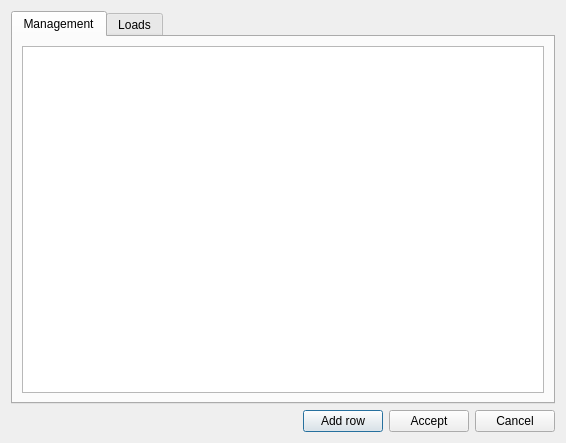
<?xml version="1.0" encoding="UTF-8"?>
<ui version="4.0">
 <class>Dialog</class>
 <widget class="QDialog" name="Dialog">
  <property name="geometry">
   <rect>
    <x>0</x>
    <y>0</y>
    <width>566</width>
    <height>443</height>
   </rect>
  </property>
  <property name="windowTitle">
   <string>Dialog</string>
  </property>
  <layout class="QGridLayout" name="gridLayout">
   <item row="1" column="0">
    <spacer name="horizontalSpacer">
     <property name="orientation">
      <enum>Qt::Horizontal</enum>
     </property>
     <property name="sizeHint" stdset="0">
      <size>
       <width>40</width>
       <height>20</height>
      </size>
     </property>
    </spacer>
   </item>
   <item row="1" column="1">
    <widget class="QPushButton" name="btn_add_row">
     <property name="text">
      <string>Add row</string>
     </property>
    </widget>
   </item>
   <item row="1" column="3">
    <widget class="QPushButton" name="btn_cancel">
     <property name="text">
      <string>Cancel</string>
     </property>
    </widget>
   </item>
   <item row="1" column="2">
    <widget class="QPushButton" name="btn_accept">
     <property name="text">
      <string>Accept</string>
     </property>
    </widget>
   </item>
   <item row="0" column="0" colspan="4">
    <layout class="QGridLayout" name="gridLayout_2">
     <item row="0" column="0">
      <widget class="QTabWidget" name="tabWidget">
       <property name="currentIndex">
        <number>0</number>
       </property>
       <widget class="QWidget" name="Management">
        <attribute name="title">
         <string>Management</string>
        </attribute>
        <layout class="QGridLayout" name="gridLayout_3">
         <item row="0" column="0">
          <widget class="QTableView" name="tbl_vehicle">
           <property name="sortingEnabled">
            <bool>false</bool>
           </property>
          </widget>
         </item>
        </layout>
       </widget>
       <widget class="QWidget" name="Loads">
        <attribute name="title">
         <string>Loads</string>
        </attribute>
        <layout class="QGridLayout" name="gridLayout_4">
         <item row="0" column="0">
          <widget class="QLabel" name="label">
           <property name="text">
            <string>Vehicle:</string>
           </property>
          </widget>
         </item>
         <item row="0" column="1">
          <widget class="QComboBox" name="cmb_filter_vehicle"/>
         </item>
         <item row="0" column="2">
          <spacer name="horizontalSpacer_2">
           <property name="orientation">
            <enum>Qt::Horizontal</enum>
           </property>
           <property name="sizeHint" stdset="0">
            <size>
             <width>40</width>
             <height>20</height>
            </size>
           </property>
          </spacer>
         </item>
         <item row="0" column="3">
          <widget class="QPushButton" name="btn_open_image">
           <property name="text">
            <string/>
           </property>
          </widget>
         </item>
         <item row="1" column="0" colspan="4">
          <widget class="QTableView" name="tbl_loads">
           <property name="sortingEnabled">
            <bool>true</bool>
           </property>
          </widget>
         </item>
        </layout>
       </widget>
      </widget>
     </item>
    </layout>
   </item>
  </layout>
 </widget>
 <resources/>
 <connections/>
</ui>
